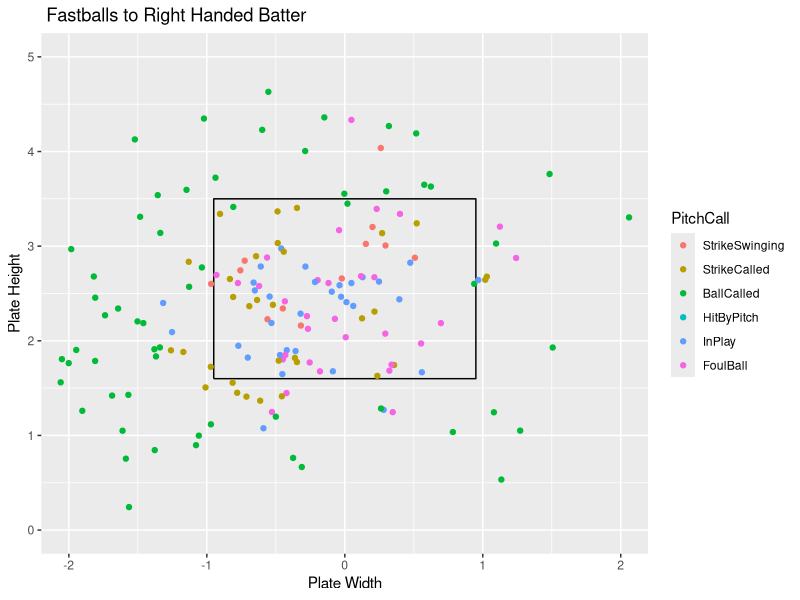
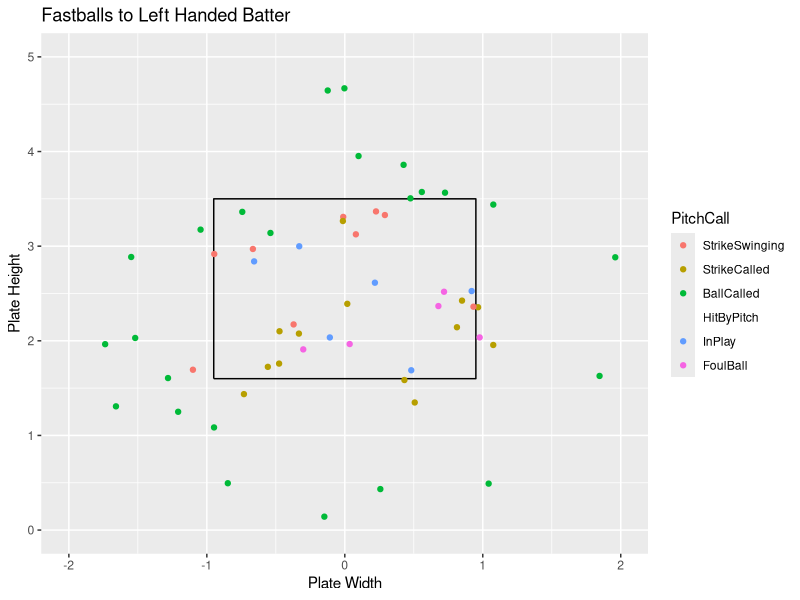

Generate these figures, in order, with R:
## ---- chunk 1
knitr::opts_chunk$set(fig.align = "center", fig.width = 4, fig.height = 4, comment = NA, message = FALSE, warning = FALSE, echo = FALSE)
library(readr)
library(dplyr)
library(ggplot2)
library(tidyverse)
Master <- read_csv("Master.csv")
Pitcher <- Master %>%
  filter(Pitcher == "Sprinkle, Will")
x <- c(-.95,.95,.95,-.95,-.95)
z <- c(1.6,1.6,3.5,3.5,1.6)
sz <- data_frame(x, z)
## ---- chunk 2
FastballsThrownR <- Pitcher %>%
  filter(TaggedPitchType == "Fastball" & BatterSide == "Right" & !PitchCall == "Undefined")
ggplot() +
  geom_path(data = sz, aes(x = x, y = z)) +
  coord_equal() +
  xlab("Plate Width") +
  ylab("Plate Height") +
  ggtitle(" Fastballs to Right Handed Batter") +
  geom_point(data = FastballsThrownR,aes(x = PlateLocSide, y = PlateLocHeight, color = PitchCall)) +
  coord_cartesian(xlim = c(-2, 2), ylim = c(0, 5)) +
  scale_color_discrete(limits = c("StrikeSwinging" ,"StrikeCalled", "BallCalled", "HitByPitch", "InPlay", "FoulBall"))
## ---- chunk 3
FastballsThrownL <- Pitcher %>%
  filter(TaggedPitchType == "Fastball" & BatterSide == "Left" & !PitchCall == "Undefined")
ggplot() +
  geom_path(data = sz, aes(x = x, y = z)) +
  coord_equal() +
  xlab("Plate Width") +
  ylab("Plate Height") +
  ggtitle("Fastballs to Left Handed Batter") +
  geom_point(data = FastballsThrownL,aes(x = PlateLocSide, y = PlateLocHeight, color = PitchCall)) +
  coord_cartesian(xlim = c(-2, 2), ylim = c(0, 5)) +
  scale_color_discrete(limits = c("StrikeSwinging" ,"StrikeCalled", "BallCalled", "HitByPitch", "InPlay", "FoulBall"))
